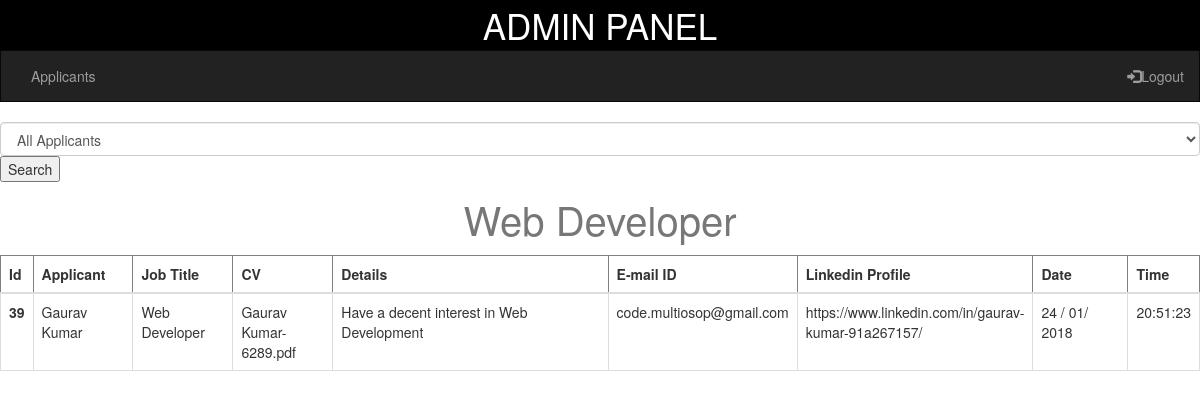
Page /admin/home.php?cat=recent (signed in) on the committed database.
### tables this page shows
CREATE TABLE `job` (
  `id` int(11) NOT NULL,
  `uname` text NOT NULL,
  `cv` text NOT NULL,
  `mail` text NOT NULL,
  `linkedin` text NOT NULL,
  `jobtitle` text NOT NULL,
  `detail` text NOT NULL,
  `ndate` date NOT NULL,
  `ntime` time NOT NULL
);

### admin/home.php (the view, shortened to what this page needs)
<?php
    include('../connection.php');
    $jobcat=$_GET['cat'];
    switch ($jobcat) {
        default:
            $sub = "Web Developer";
    }
?>
<!DOCTYPE html>
<html>
<head>
<link rel="stylesheet" href="https://maxcdn.bootstrapcdn.com/bootstrap/3.3.7/css/bootstrap.min.css">
<link rel="stylesheet" href="style-admin.css">
</head>
<body>
<header>
      ADMIN PANEL
</header>
<div class="menu">
  <nav class="navbar navbar-inverse" style="border-radius:0px;">
      <div class="container-fluid">
        <ul class="nav navbar-nav">
          <li><a href="">Applicants</a></li>
        </ul>
        <ul class="nav navbar-nav navbar-right">
          <li><a href="logout.php"><span class="glyphicon glyphicon-log-in"></span>Logout</a></li>
        </ul>
      </div>
  </nav>
</div>
    <div>
        <div>
            <form method="GET" enctype="multipart/form-data">
                <select class="form-control" name="cat">
                    <option value="all">All Applicants</option>
                </select>
                <input type="submit" name="submit" value="Search">
            </form>
        </div>
        <table border="1px" width="100%" cellpadding="6px" class="table table-hover table-responsive">
            <caption style="text-align:center;font-size:40px;"><?php echo $sub;?></caption>
            <thead style="text-align:center;">
                <th>Id</th>
                <th>Applicant</th>
                <th>Job Title</th>
                <th>CV</th>
                <th>Details</th>
                <th>E-mail ID</th>
                <th>Linkedin Profile</th>
                <th>Date</th>
                <th>Time</th>
            </thead>
            <?php
                if($sub=="")
                    $query=mysqli_query($conn,"SELECT * FROM job ORDER BY id desc");
                else
                    $query=mysqli_query($conn,"SELECT * FROM job WHERE jobtitle='$sub' ORDER BY id desc");
                while($data = mysqli_fetch_array($query))
                {
                ?>
                <?php
                    $d = date_create($data['ndate']);
                    $date=date_format($d,"d / m/ Y");
                ?>
                <tbody class="table table-hover table-bordered table-responsive">
                    <td><strong><?php echo $data['id']; ?></strong></td>
                    <td class="col-lg-1"><?php echo $data['uname'];?></td>
                    <td class="col-lg-1"><?php echo $data['jobtitle'];?></td>
                    <td class="col-lg-1"><?php echo $data['cv'];?></td>
                    <td><?php echo $data['detail'];?></td>
                    <td><?php echo $data['mail'];?></td>
                    <td class="col-lg-2"><?php echo $data['linkedin'];?></td>
                    <td><?php echo $date;?></td>
                    <td><?php echo $data['ntime'];?></td>
                </tbody>
          <?php } ?>
        </table>
    </div>
</body>
</html>

### admin/style-admin.css (style rules this page uses)
header { width:100%; height:30%; font-size:35px; text-align: center; background-color:#000; color:#fff; }

### rows in the picture
job: id "39", uname "Gaurav Kumar", jobtitle "Web Developer", cv "Gaurav Kumar-6289.pdf", detail "Have a decent interest in Web Development", mail "code.multiosop@gmail.com", linkedin "https://www.linkedin.com/in/gaurav-kumar-91a267157/", ndate "24 / 01/ 2018", ntime "20:51:23"

### other values in the picture
$sub "Web Developer"
